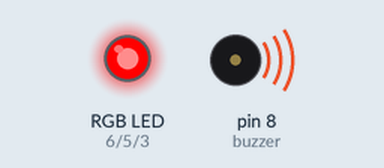
A sketch run on a simulated Arduino Uno, built with avr-gcc and run on an emulated ATmega328P. Parts: an RGB LED mixed from three pins (HIGH = lit), buzzer (waves = sounding).

Above: at 0.05 s.
At 0.65 s:
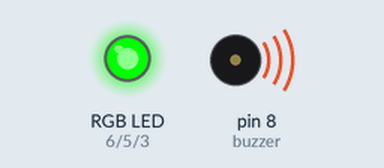
At 1.25 s:
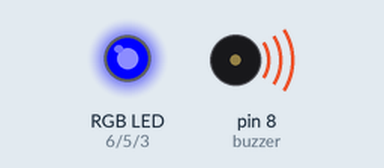
At 1.85 s:
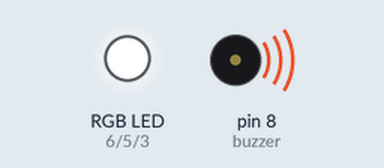
At 2.5 s:
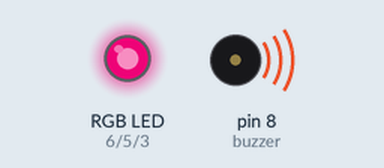
Timing chart, 0 to 5.8 s (numbered marks = the images above):
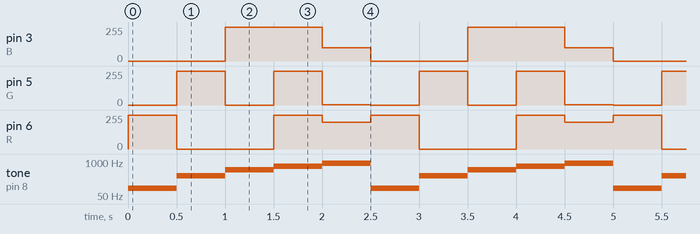

The sketch:

download1.ino
```cpp
int buzzer = 8;

#define R 6
#define G 5
#define B 3
int LDR =0;
void setup()
{
  pinMode(buzzer, OUTPUT);
  Serial.begin(9600);
  pinMode(R, OUTPUT);
  pinMode(G, OUTPUT);
  pinMode(B, OUTPUT);
}

void loop()
{
  tone (buzzer, 100, 1000);
  analogWrite(R, 255);
  analogWrite(G, 0);
  analogWrite(B, 0);
  delay(500);

  tone(buzzer, 300, 1000);
  analogWrite(R, 0);
  analogWrite(G, 255);
  analogWrite(B, 0);
  delay(500);

  tone(buzzer, 500, 1000);
  analogWrite(R, 0);
  analogWrite(G, 0);
  analogWrite(B, 255);
  delay(500);

  tone(buzzer, 700,1000);
  analogWrite(R, 255);
  analogWrite(G, 255);
  analogWrite(B, 255);
  delay(500);

  tone(buzzer, 900, 1000);
  analogWrite(R, 200);
  analogWrite(G, 2);
  analogWrite(B, 100);
  delay(500);
}
```

Measured:
- by itself, pin 3 (B): repeats every 2.5 s: 100/255 0.50 s, 0/255 1.0 s, 255/255 1.0 s
- by itself, pin 5 (G): repeats every 2.5 s: 0/255 0.50 s, 255/255 0.50 s, 2/255 0.50 s, 0/255 0.50 s, 255/255 0.50 s
- by itself, pin 6 (R): repeats every 2.5 s: 0/255 1.0 s, 255/255 0.50 s, 200/255 0.50 s, 255/255 0.50 s
- by itself, tone on pin 8 (buzzer): repeats every 2.5 s: 300 Hz 0.50 s, 500 Hz 0.50 s, 700 Hz 0.50 s, 900 Hz 0.50 s, 100 Hz 0.50 s
